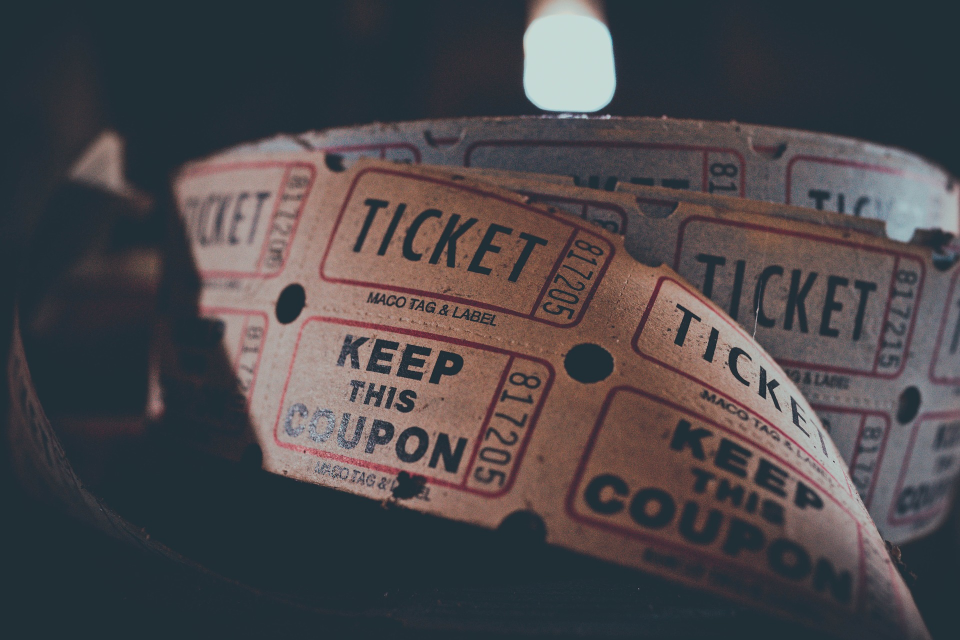
//> input picture 3-1門檻值的調整(二值化)/Image.jpg, 1920 x 1280 px (shown at 1/2 size)
$ ./ImageBinaryThreshold   (built with g++ and OpenCV 4)
//> lines starting //> are read from the running program, lines starting //| are printed output that depends on the picture; after the words box and inside, x2 and y2 are one past the last pixel; in counts of white or black regions, pixels touching at a corner belong together
#include <iostream>
#include <opencv2/opencv.hpp>
#include <opencv2/highgui/highgui.hpp>
#include <vector>

int main(int argc, char** argv)
{
	cv::Mat img, imgResize;
	img = cv::imread("Image.jpg");
//> img is the input picture: 1280 rows x 1920 cols, CV_8UC3; mean B, G, R 74.8, 71.7, 75.2

	//顯示一些影像的特性
	if (img.data)
	{
		//將影像縮小四倍
		int width = img.cols;
//> width = 1920
		int height = img.rows;
//> height = 1280

		cv::resize(img, imgResize, cv::Size(width/4, height/4));
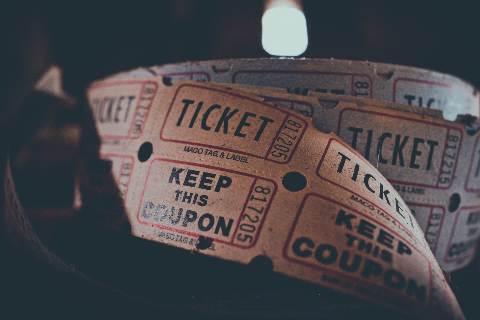
//> imgResize: 320 rows x 480 cols, CV_8UC3; mean B, G, R 74.9, 71.8, 75.3

		//利用vector來儲存不同channel的值
		std::vector<cv::Mat> splitImage;
		//將影像的RGB分開
		cv::split(imgResize, splitImage);
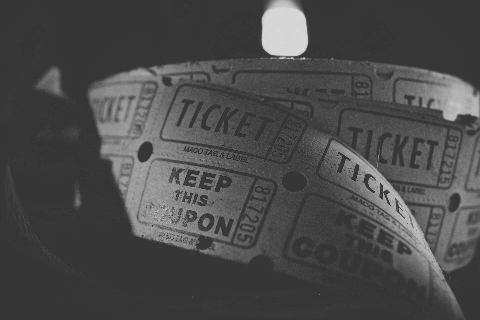
//> splitImage[0]: 320 rows x 480 cols, CV_8UC1; min 37, max 217, mean 74.9
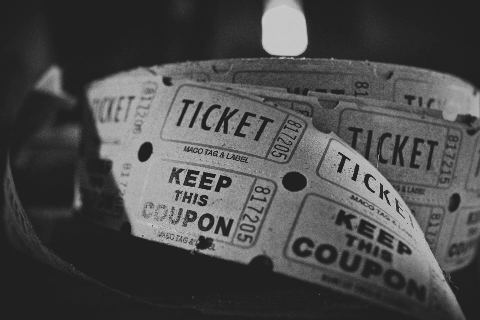
//> splitImage[2]: 320 rows x 480 cols, CV_8UC1; min 25, max 207, mean 75.3

		cv::Mat dst;

		cv::threshold(splitImage[1], dst, 100, 255, cv::THRESH_BINARY); //大於100以上的亮度 給值255
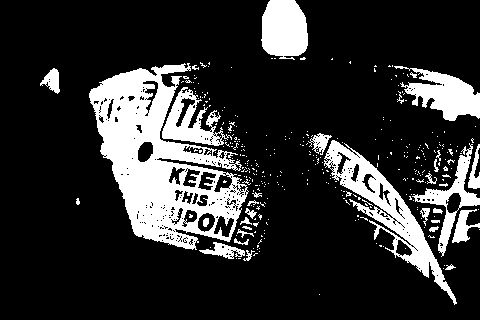
//> dst: 320 rows x 480 cols, CV_8UC1; 18.8% white; 337 white regions (304 under 20 px), largest, box (x1, y1, x2, y2) and area: (89, 63, 249, 250) 13557, (324, 140, 457, 305) 4429, (261, 0, 308, 60) 2307

		cv::imshow("Bchannel", splitImage[0]);
		cv::imshow("Gchannel", splitImage[1]);
		cv::imshow("Rchannel", splitImage[2]);

		cv::imshow("BinaryImage", dst);

		cv::waitKey(0);

	}
	else
	{
		std::cout << "讀不到影像" << std::endl;
		return -1;
	}

	return 0;
}
